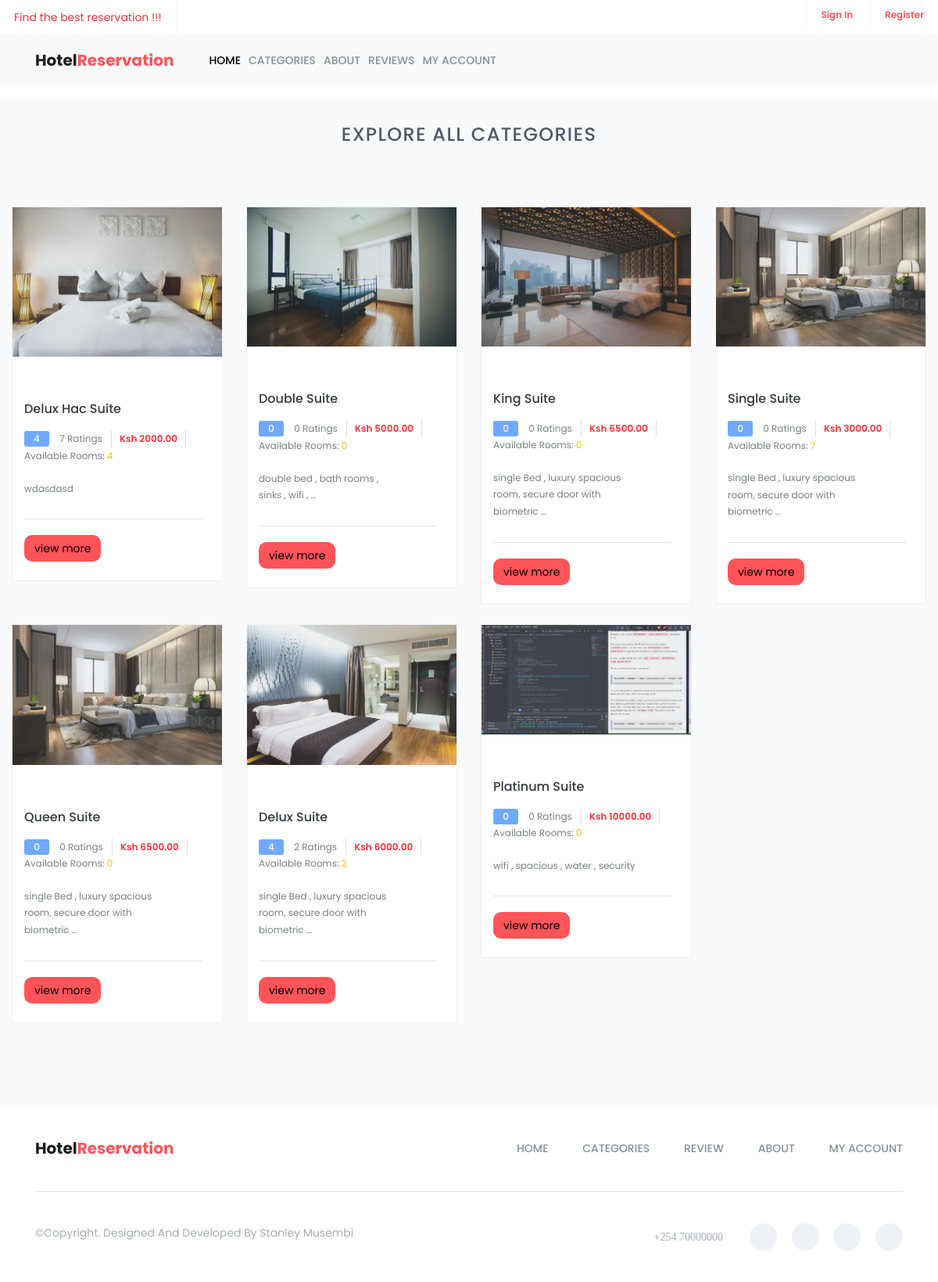
Page /categories/ on the committed database.
### hotel/models.py (models this page shows, shortened)
class RoomCategory(models.Model):
    name = models.CharField(max_length=255)
    description = models.TextField()
    capacity = models.IntegerField()
    beds = models.IntegerField()
    rooms = models.IntegerField()
    cost = models.DecimalField(max_digits=10, decimal_places=2)
    added_on = models.DateTimeField(auto_now_add=True)
    image = models.ImageField(upload_to="room_category_images")
    @property
    def total_reviews(self):
        return self.review_set.count()
    @property
    def average_rating(self):
         average  = self.review_set.aggregate(Avg('rating'))['rating__avg']
         return round(average) if average is not None else 0
    @property
    def available_rooms(self):
        return self.room_set.filter(status='available').count()

### hotel/views.py (the view)
# urls.py: path('categories/' , all_categories , name='all_categories'),
def all_categories(request):
    categories = RoomCategory.objects.all()
    categories_count = RoomCategory.objects.all().count()
    visitors_count = Booking.objects.all().count()
    rooms_count = RoomCategory.objects.aggregate(total_rooms = Sum('rooms'))['total_rooms']
    reviews_count = Review.objects.all().count()
    context = {
        'room_categories': categories,
        'rooms_count':rooms_count,
        'visitors_count':visitors_count,
        'categories_count':categories_count,
        'reviews_count':reviews_count
    }
    return render(request, 'public/all_categories.html' , context)

### templates/public/all_categories.html
{% extends 'public/base.html' %}
{% load static %}
{% block content %}
    <section id="explore" class="explore">
        <div class="container-fluid">
            <div class="section-header">
                <h2>Explore All Categories</h2>
            </div>
            <div class="explore-content">
                {% include 'public/category_list.html' %}
            </div>
        </div>
    </section>
{% endblock content %}

### templates/public/category_list.html
<div class="row">
    {% for category in room_categories %}
        <div class="col-md-3 col-sm-6">
            <div class="single-explore-item">
                <div class="single-explore-img">
                    <img src="{{ category.image.url }}" alt="explore image">
                </div>
                <div class="single-explore-txt bg-theme-1">
                    <h2><a href="#">{{ category.name }} suite</a></h2>
                    <p class="explore-rating-price">
                        <span class="explore-rating">{{category.average_rating}}</span>
                        <a href="#">{{ category.total_reviews}} ratings</a>
                        <span class="explore-price-box">
                            <span class="explore-price">Ksh {{ category.cost }}</span>
                        </span>
                        <a href="#">Available Rooms: <span class="text-warning">{{ category.available_rooms }}</span></a>
                    </p>
                    <div class="explore-person">
                        <div class="row">
                            <div class="col-sm-10">
                                <p>
                                    {{ category.description | truncatewords:10 }}
                                </p>
                            </div>
                        </div>
                    </div>
                    <div class="explore-open-close-part">
                        <div class="row">
                            <div class="col-sm-12">
                                <a href="{% url 'hotel:category' category.id %}" > <button class="btn btn-custom">view more </button> </a>
                            </div>
                        </div>
                    </div>
                </div>
            </div>
        </div>
    {% endfor %}
</div>

### static/assets/css/bootsnav.css (style rules this page uses)
body { -webkit-transition: all 0.3s ease-in-out; -moz-transition: all 0.3s ease-in-out; -o-transition: all 0.3s ease-in-out; -ms-transition: all 0.3s ease-in-out; transition: all 0.3s ease-in-out; }

### static/assets/css/style.css (style rules this page uses)
* { padding: 0; margin: 0; }
* { -webkit-box-sizing:border-box; -moz-box-sizing:border-box; -o-box-sizing:border-box; -ms-box-sizing:border-box; box-sizing:border-box; }
body { font-family: 'Poppins', sans-serif; font-size:14px; color:#a09e9c; text-transform:initial; max-width:1920px; margin:0 auto; overflow-x:hidden; }
a,a:hover,a:active,a:focus { display:inline-block; text-decoration:none; color: #343a3f; font-size:16px; padding:0; font-weight: 500; text-transform: capitalize; }
p { margin: 0; color:#767f86; font-size:14px; line-height: 1.8; text-transform: initial; }
img { border:none;max-width:100%; height:auto; }
select,input,textarea,button { box-shadow:none;outline:0!important; }
button { background: transparent;border: 0;font-size: 12px; }
html,body { height: 100%; }
.section-header { position: relative; text-align: center; }
.section-header h2 { color: #505866; font-size:24px; font-weight: 500; margin-bottom: 24px; text-transform: uppercase; letter-spacing: 1.3px; }
.btn-custom { background-color:#ff545a; color: #000; border-radius: 10px; }
.explore { padding:11px 0 80px; background: #f8fafb; }
.explore-content { margin-top: 78px; }
.single-explore-item { background: #fff; border: 1px solid #edeff1; border-radius: 3px; margin-bottom: 25px; -webkit-transition: .3s linear; -moz-transition:.3s linear; -ms-transition:.3s linear; -o-transition:.3s linear; transition: .3s linear; }
.single-explore-img { position:relative;overflow: hidden; }
.single-explore-img:before { position: absolute; content: ""; top: 0; left: 0; width: 100%; height: 100%; background: rgba(162,172,177,.2); }
.single-explore-txt { padding: 26px 25px 24px 15px; }
.single-explore-txt.bg-theme-1 .explore-rating { background: #70a9ff; }
.explore-rating-price,.explore-rating-price a { font-size: 12px; color: #777f85; text-transform: capitalize; font-weight: 400; margin: 15px 0 20px; }
.explore-rating-price a { margin:0; }
.explore-rating { display: inline-block; width: 32px; height: 20px; line-height: 20px; color: #fff; text-align: center; border-radius: 3px; font-weight: 500; margin-right: 10px; }
.explore-price { color: #f63138; font-weight: 600 ; }
.explore-price-box { display: inline-block; padding: 0 10px; margin: 0 8px; border-left: 1px solid #dde0e4; border-right: 1px solid #dde0e4; }
.explore-person { padding-bottom: 28px; border-bottom: 1px solid #e1e5eb; }
.explore-person p { font-size: 12px; }
.explore-open-close-part { margin-top: 20px; }

### rows in the picture
RoomCategory: image (picture), name "Delux Hac", average_rating "4", total_reviews "7", cost "2000.00", available_rooms "4", description "wdasdasd"
RoomCategory: image (picture), name "Double", average_rating "0", total_reviews "0", cost "5000.00", available_rooms "0", description "double bed , bath rooms , sinks , wifi , …"
RoomCategory: image (picture), name "King", average_rating "0", total_reviews "0", cost "6500.00", available_rooms "0", description "single Bed , luxury spacious room, secure door with biometric …"
RoomCategory: image (picture), name "Single", average_rating "0", total_reviews "0", cost "3000.00", available_rooms "7", description "single Bed , luxury spacious room, secure door with biometric …"
RoomCategory: image (picture), name "Queen", average_rating "0", total_reviews "0", cost "6500.00", available_rooms "0", description "single Bed , luxury spacious room, secure door with biometric …"
RoomCategory: image (picture), name "Delux", average_rating "4", total_reviews "2", cost "6000.00", available_rooms "2", description "single Bed , luxury spacious room, secure door with biometric …"
RoomCategory: image (picture), name "Platinum", average_rating "0", total_reviews "0", cost "10000.00", available_rooms "0", description "wifi , spacious , water , security"
